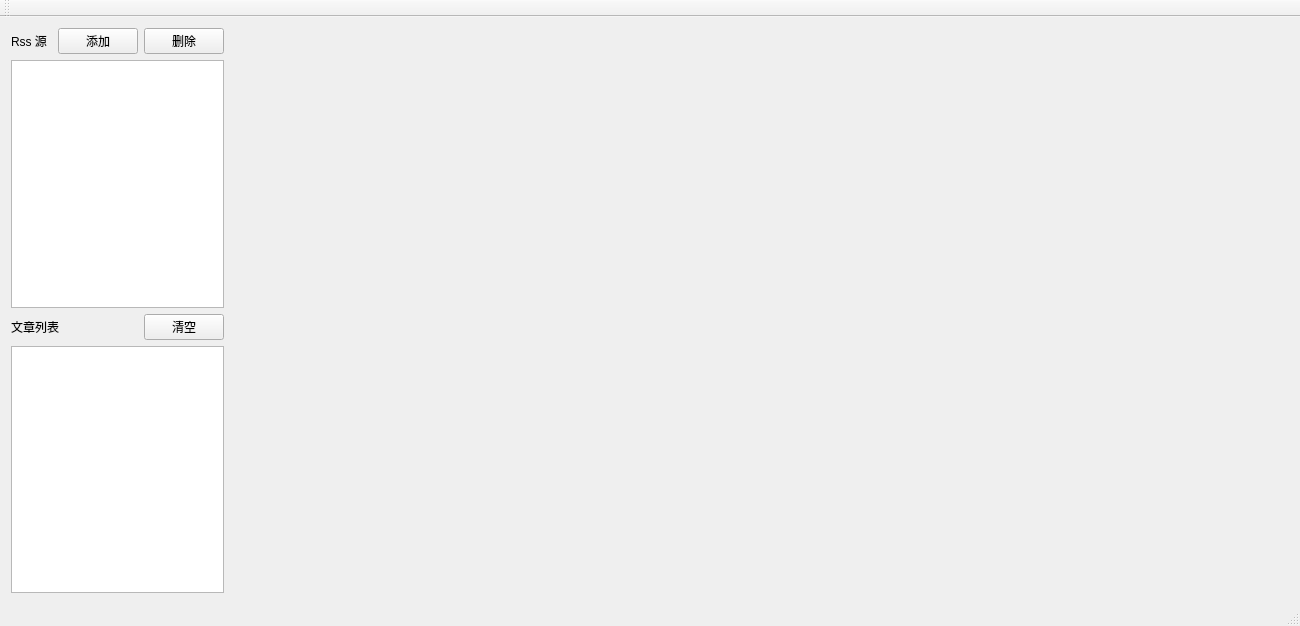
<?xml version="1.0" encoding="UTF-8"?>
<ui version="4.0">
 <class>MainWindow</class>
 <widget class="QMainWindow" name="MainWindow">
  <property name="geometry">
   <rect>
    <x>0</x>
    <y>0</y>
    <width>1300</width>
    <height>626</height>
   </rect>
  </property>
  <property name="windowTitle">
   <string>QRSS</string>
  </property>
  <widget class="QWidget" name="centralWidget">
   <layout class="QHBoxLayout" name="horizontalLayout_3" stretch="1,5">
    <item>
     <layout class="QVBoxLayout" name="verticalLayout" stretch="1,9,1,9">
      <item>
       <layout class="QHBoxLayout" name="horizontalLayout">
        <item>
         <widget class="QLabel" name="lblRes">
          <property name="text">
           <string>Rss 源</string>
          </property>
         </widget>
        </item>
        <item>
         <widget class="QPushButton" name="btnAdd">
          <property name="text">
           <string>添加</string>
          </property>
         </widget>
        </item>
        <item>
         <widget class="QPushButton" name="btnDelete">
          <property name="text">
           <string>删除</string>
          </property>
         </widget>
        </item>
       </layout>
      </item>
      <item>
       <widget class="QTableView" name="tvRes">
        <property name="sizeAdjustPolicy">
         <enum>QAbstractScrollArea::AdjustToContents</enum>
        </property>
        <property name="editTriggers">
         <set>QAbstractItemView::AnyKeyPressed|QAbstractItemView::EditKeyPressed</set>
        </property>
        <property name="alternatingRowColors">
         <bool>true</bool>
        </property>
        <property name="selectionMode">
         <enum>QAbstractItemView::SingleSelection</enum>
        </property>
        <property name="selectionBehavior">
         <enum>QAbstractItemView::SelectRows</enum>
        </property>
        <property name="verticalScrollMode">
         <enum>QAbstractItemView::ScrollPerPixel</enum>
        </property>
        <property name="wordWrap">
         <bool>true</bool>
        </property>
        <attribute name="horizontalHeaderCascadingSectionResizes">
         <bool>false</bool>
        </attribute>
        <attribute name="horizontalHeaderShowSortIndicator" stdset="0">
         <bool>false</bool>
        </attribute>
        <attribute name="horizontalHeaderStretchLastSection">
         <bool>true</bool>
        </attribute>
        <attribute name="verticalHeaderVisible">
         <bool>false</bool>
        </attribute>
        <attribute name="verticalHeaderCascadingSectionResizes">
         <bool>false</bool>
        </attribute>
        <attribute name="verticalHeaderShowSortIndicator" stdset="0">
         <bool>false</bool>
        </attribute>
       </widget>
      </item>
      <item>
       <layout class="QHBoxLayout" name="horizontalLayout_2">
        <item>
         <widget class="QLabel" name="lblNewsList">
          <property name="text">
           <string>文章列表</string>
          </property>
         </widget>
        </item>
        <item>
         <spacer name="horizontalSpacer">
          <property name="orientation">
           <enum>Qt::Horizontal</enum>
          </property>
          <property name="sizeHint" stdset="0">
           <size>
            <width>40</width>
            <height>20</height>
           </size>
          </property>
         </spacer>
        </item>
        <item>
         <widget class="QPushButton" name="btnClear">
          <property name="text">
           <string>清空</string>
          </property>
         </widget>
        </item>
       </layout>
      </item>
      <item>
       <widget class="QTableView" name="tvNewsList">
        <property name="editTriggers">
         <set>QAbstractItemView::AnyKeyPressed|QAbstractItemView::EditKeyPressed</set>
        </property>
        <attribute name="horizontalHeaderStretchLastSection">
         <bool>true</bool>
        </attribute>
       </widget>
      </item>
     </layout>
    </item>
    <item>
     <layout class="QVBoxLayout" name="weblayout">
      <property name="sizeConstraint">
       <enum>QLayout::SetMaximumSize</enum>
      </property>
     </layout>
    </item>
   </layout>
  </widget>
  <widget class="QMenuBar" name="menuBar">
   <property name="geometry">
    <rect>
     <x>0</x>
     <y>0</y>
     <width>1300</width>
     <height>22</height>
    </rect>
   </property>
  </widget>
  <widget class="QToolBar" name="mainToolBar">
   <attribute name="toolBarArea">
    <enum>TopToolBarArea</enum>
   </attribute>
   <attribute name="toolBarBreak">
    <bool>false</bool>
   </attribute>
  </widget>
  <widget class="QStatusBar" name="statusBar"/>
 </widget>
 <layoutdefault spacing="6" margin="11"/>
 <resources/>
 <connections/>
</ui>
